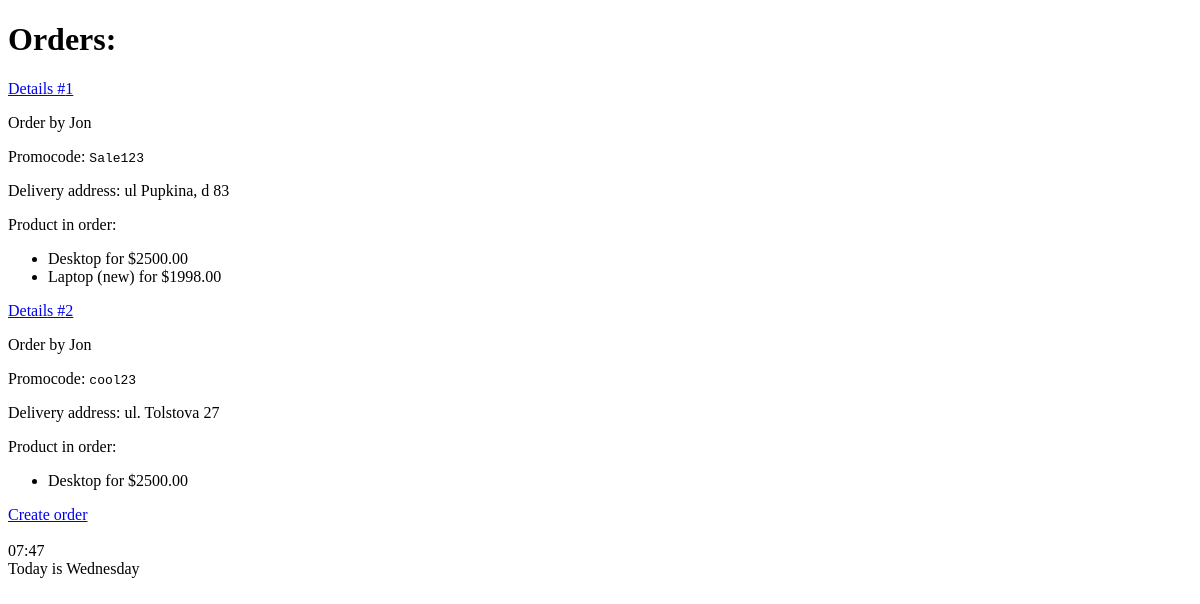
/shop/orders/ (signed in), run on an earlier commit of the app's database.
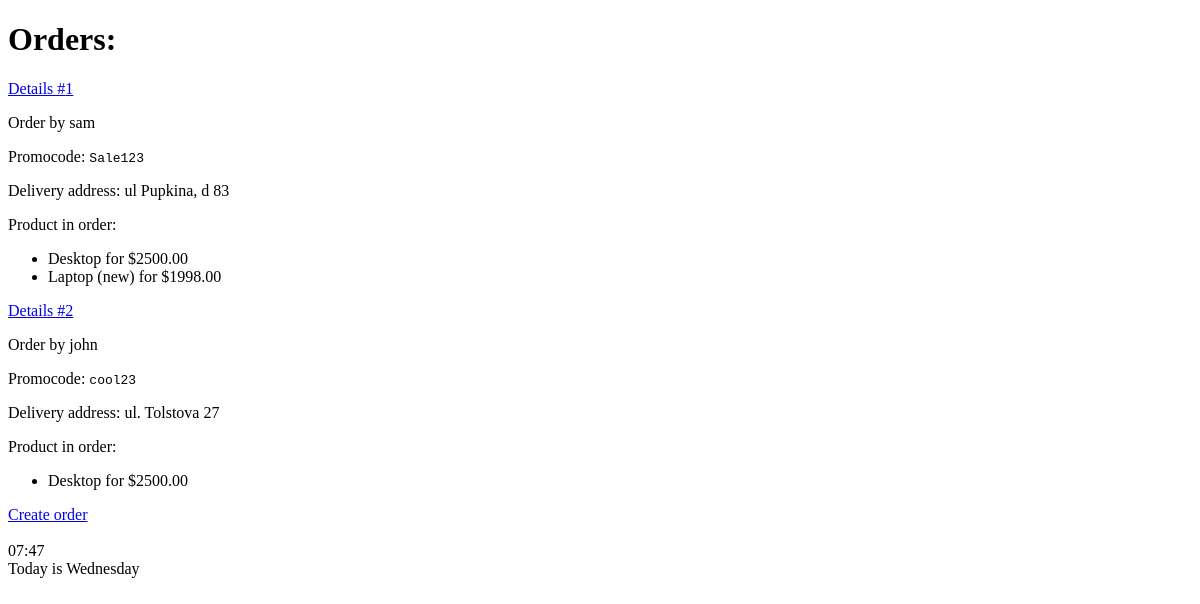
And on a later commit of the database.
### shopapp/models.py (models this page shows, shortened)
class Order(models.Model):
    delivery_address = models.TextField(null=True, blank=True)
    promocode = models.CharField(max_length=20, null=False, blank=True)
    created_at = models.DateTimeField(auto_now_add=True)
    user = models.ForeignKey(User, on_delete=models.PROTECT)
    products = models.ManyToManyField(Product, related_name='orders')

class Product(models.Model):
    class Meta:
        ordering = ['name', 'price']
    name = models.CharField(max_length=100)
    description = models.TextField(null=False, blank=True)
    price = models.DecimalField(default=0, max_digits=8, decimal_places=2)
    discount = models.SmallIntegerField(default=0)
    created_at = models.DateTimeField(auto_now_add=True)
    archived = models.BooleanField(default=False)
    created_by = models.ForeignKey(User, on_delete=models.PROTECT)

### shopapp/views.py (the view)
# urls.py: path('orders/', OrderListView.as_view(), name='orders_list'),
class OrderListView(LoginRequiredMixin, ListView):
    queryset = (
        Order.objects
        .select_related('user')
        .prefetch_related('products')
    )

### shopapp/templates/shopapp/order_list.html (shortened to what this page needs)
{% extends 'shopapp/base.html' %}
{% block body %}
    <h1>Orders:</h1>
    {% if object_list %}
        {% for order in object_list %}
            <div>
                <p><a href="{% url 'shopapp:order_details' pk=order.pk %}">
                    Details #{{ order.pk }}</a></p>
                <p>Order by {% firstof order.user.first_name order.user.username%}</p>
                <p>Promocode: <code>{{ order.promocode }}</code></p>
                <p>Delivery address: {{ order.delivery_address }}</p>
            <div>Product in order:</div>
            <ul>
                {% for product in order.products.all %}
                    <li>{{ product.name }} for ${{ product.price }}</li>
                {% endfor %}
            </ul>
            </div>
        {% endfor %}
    {% else %}
        <h3>No orders yet</h3>
    {% endif %}
    <div>
        <a href="{% url 'shopapp:order_create' %}">
            Create order
        </a>
    </div>
{% endblock %}

### shopapp/templates/shopapp/base.html (shortened to what this page needs)
<!DOCTYPE html>
<html lang="en">
<head>
</head>
<body>
{% block body %}{% endblock %}
<br>
<div>
    {% now 'H:i' %}
</div>
<div>
    {% now 'l' as current_weekday %}
    Today is {{ current_weekday }}
</div>
</body>
</html>

What changed in the data, as far as the page shows it:
changed Order "ul Pupkina, d 83": user.username "Jon" → "sam"
changed Order "ul. Tolstova 27": user.username "Jon" → "john"
